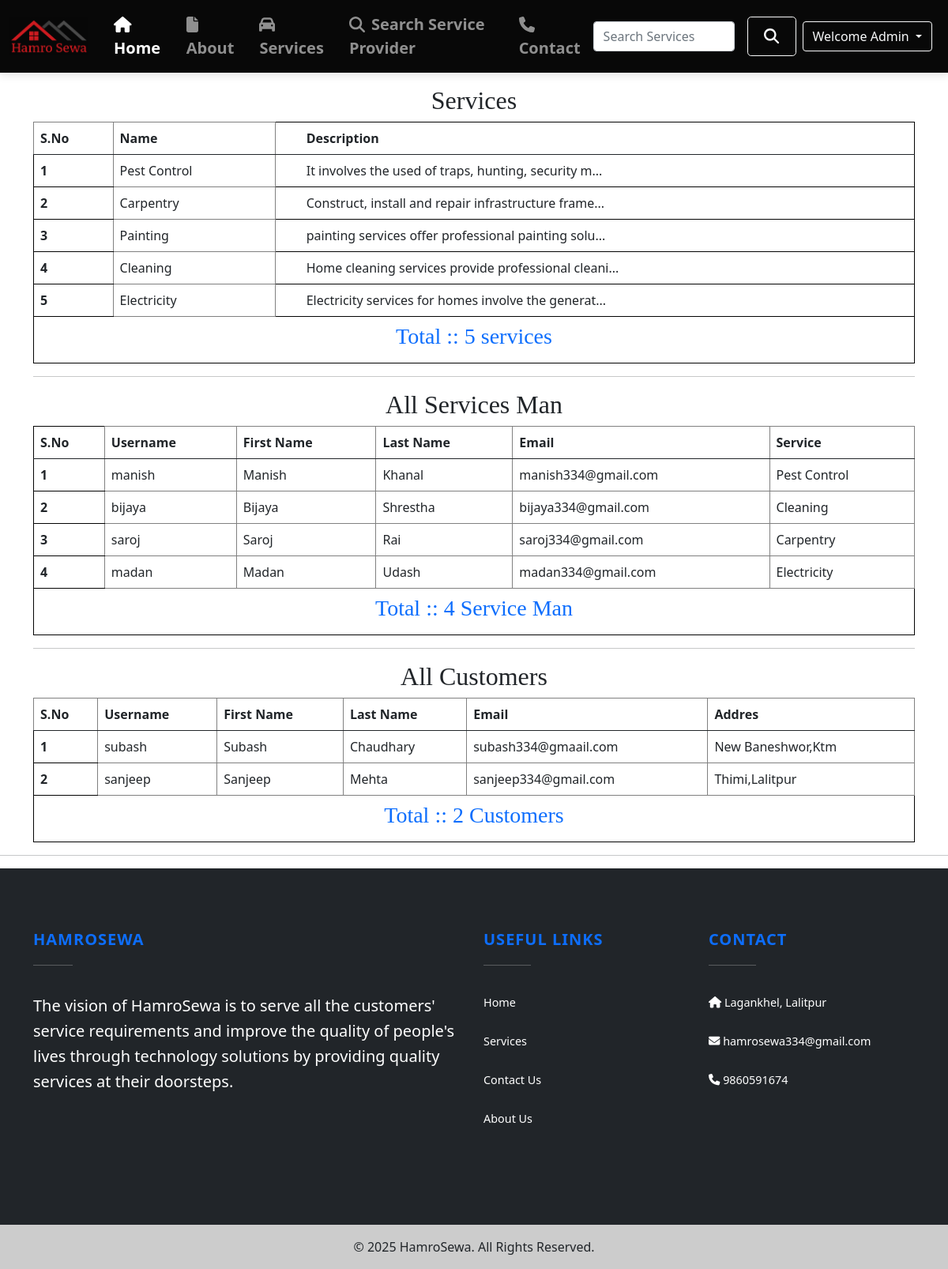
Screenshot of /admin_home/ (signed in) with the database file from the repository.
### home/models.py (models this page shows, shortened)
class Service(models.Model):
    service_id = models.AutoField(primary_key=True)
    service_name = models.CharField(max_length=50)
    service_desc = models.TextField()
    image = models.FileField(null=True)
    pub_date = models.DateField(auto_now_add=True)
    def __str__(self):
        return self.service_name

class Service_Man(models.Model):
    status = models.ForeignKey(Status, on_delete=models.CASCADE, null=True)
    city = models.ForeignKey(City, on_delete=models.CASCADE, null=True, blank=True)
    user = models.ForeignKey(User, on_delete=models.CASCADE, null=True)
    phone = models.CharField(max_length=20, null=True)
    image = models.ImageField(upload_to='service_man/', null=True)
    cert = models.FileField(upload_to='service_man/', null=True, default='service_man/certificate.png')
    address = models.CharField(max_length=100, null=True)
    service = models.ForeignKey(Service, on_delete=CASCADE, null=True, blank=True)
    experience = models.IntegerField(default=0)
    date_joined = models.DateField(auto_now_add=True)

class Customer(models.Model):
    user = models.ForeignKey(User, on_delete=models.CASCADE, null=True)
    phone = models.CharField(max_length=20, null=True)
    address = models.CharField(max_length=100, null=True)
    image = models.ImageField(upload_to='customer/', null=True)
    date_joined = models.DateField(auto_now_add=True)

### home/views.py (the view)
# urls.py: path('admin_home/', views.admin_home, name= 'admin_home'),
@login_required(login_url='login')
def admin_home(request):
    if request.user.is_staff:
        services = Service.objects.all()
        users = Service_Man.objects.all()
        customers = Customer.objects.all()
        total_services = services.count()
        total_users = users.count()
        total_customers = customers.count()
        context = {'services': services, 'users': users, 'customers': customers,
                   'total_services': total_services, 'total_users': total_users, 'total_customers': total_customers}
        return render(request, 'admin_home.html', context)
    else:
        return redirect('error')

### templates/admin_home.html (shortened to what this page needs)
{% extends 'base.html' %}
{% load static %}
{% block body%}
<div class="container mt-3">
    <div>
        <h2 class="text-center"><a href="/" class="text-dark"> Services</a></h2>
        <table class="table table-hover">
            <thead>
                <tr>
                    <th scope="col" class="col">S.No</th>
                    <th scope="col" class="col">Name</th>
                    <td></td>
                    <th scope="col">Description</th>
                </tr>
            </thead>
            <tbody>
                {% for i in services %}
                <tr>
                    <th scope="row">{{forloop.counter}}</th>
                    <td class="col">{{i.service_name}}</td>
                    <td></td>
                    <td>{{i.service_desc|slice:'0:50'}}...</td>
                </tr>
                {% endfor %}
                <tr>
                    <td scope="row" class="text-center" colspan="4"><h3 class="text-primary">Total :: {{total_services}} services</h3></td>
                </tr>
            </tbody>
        </table>
    </div>
    <hr>
    <div>
        <h2 class="text-center"><a href="/" class="text-dark">All Services Man</a></h2>
        <table class="table table-hover">
            <thead>
                <tr>
                    <th scope="col">S.No</th>
                    <th scope="col" class="col">Username</th>
                    <th scope="col" class="col">First Name</th>
                    <th scope="col" class="col">Last Name</th>
                    <th scope="col" class="col">Email</th>
                    <th scope="col" class="col">Service</th>
                </tr>
            </thead>
            <tbody>
                {% for i in users %}
                <tr>
                    <th scope="row">{{forloop.counter}}</th>
                    <td class="col">{{i.user.username}}</td>
                    <td class="col">{{i.user.first_name}}</td>
                    <td class="col">{{i.user.last_name}}</td>
                    <td class="col">{{i.user.email}}</td>
                    <td class="col">{{i.service}}</td>
                </tr>
                {% endfor %}
                <tr>
                    <td scope="row" class="text-center " colspan="6"><h3 class="text-primary">Total :: {{total_users}} Service Man</h3></td>
                </tr>
            </tbody>
        </table>
    </div>
<hr>
    <div>
        <h2 class="text-center"><a href="/" class="text-dark"> All Customers</a></h2>
        <table class="table table-hover">
            <thead>
                <tr>
                    <th scope="col" class="col">S.No</th>
                    <th scope="col" class="col">Username</th>
                    <th scope="col" class="col">First Name</th>
                    <th scope="col" class="col">Last Name</th>
                    <th scope="col" class="col">Email</th>
                    <th scope="col" class="col">Addres</th>
                </tr>
            </thead>
            <tbody>
                {% for i in customers %}
                <tr>
                    <th scope="row">{{forloop.counter}}</th>
                    <td class="col">{{i.user.username}}</td>
                    <td class="col">{{i.user.first_name}}</td>
                    <td class="col">{{i.user.last_name}}</td>
                    <td class="col">{{i.user.email}}</td>
                    <td class="col">{{i.address}}</td>
                </tr>
                {% endfor %}
                <tr>
                    <td scope="row" class="text-center " colspan="6"><h3 class="text-primary">Total :: {{total_customers}} Customers</h3></td>
                </tr>
            </tbody>
        </table>
    </div>
</div>
<hr>
{% endblock body %}

### templates/base.html (shortened to what this page needs)
{% load static %}
<!DOCTYPE html>
<html lang="en">
<head>
    <link rel="stylesheet" href="https://cdnjs.cloudflare.com/ajax/libs/jquery-confirm/3.3.2/jquery-confirm.min.css">
    <link href="https://cdn.jsdelivr.net/npm/bootstrap@5.0.1/dist/css/bootstrap.min.css" rel="stylesheet"
>
    <link rel="stylesheet" href="https://cdnjs.cloudflare.com/ajax/libs/font-awesome/4.7.0/css/font-awesome.min.css">
    <link rel="stylesheet" href="https://stackpath.bootstrapcdn.com/font-awesome/4.7.0/css/font-awesome.min.css">
<link rel="stylesheet" href="https://cdnjs.cloudflare.com/ajax/libs/font-awesome/6.4.0/css/all.min.css"
integrity="sha512-iecdLmaskl7CVkqkXNQ/ZH/XLlvWZOJyj7Yy7tcenmpD1ypASozpmT/E0iPtmFIB46ZmdtAc9eNBvH0H/ZpiBw=="
crossorigin="anonymous" />
    <link rel="stylesheet" href="{% static '/css/style.css' %}">
</head>
<body>
<nav class="navbar navbar-expand-lg navbar-dark" style="background-color: #080808; box-shadow: 0 4px 10px rgba(0,0,0,0.1);">
    <div class="container-fluid">
        <a class="navbar-brand" href="/"><img src="{% static 'img/logo11.png' %}" style="width: 100px;" /></a>
        <div class="collapse navbar-collapse" id="navbarSupportedContent">
            <ul class="navbar-nav me-auto mb-2 mb-lg-0" style="font-weight: 600;">
                <li class="nav-item mx-2">
                    <a class="nav-link active fs-5" aria-current="page" href="/">
                        <i class="fa fa-home" style="padding-right: 8px;"></i>Home
                    </a>
                </li>
                <li class="nav-item mx-2">
                    <a class="nav-link fs-5" href="/about">
                        <i class="fa fa-file" style="padding-right: 8px;"></i>About
                    </a>
                </li>
                <li class="nav-item mx-2">
                    <a class="nav-link fs-5" href="/services">
                        <i class="fa fa-car" style="padding-right: 8px;"></i>Services
                    </a>
                </li>
                <li class="nav-item mx-2">
                    <a class="nav-link fs-5" href="{% url 'search_user' %}">
                        <i class="fa fa-search" style="padding-right: 8px;"></i>Search Service Provider
                    </a>
                </li>
                <li class="nav-item mx-2">
                    <a class="nav-link fs-5" href="/contact">
                        <i class="fa fa-phone" style="padding-right: 8px;"></i>Contact
                    </a>
                </li>
            </ul>
            <form class="d-flex align-items-center" action="/search" method="GET">
                <input class="form-control me-3" type="search" name="search" id="search"
                       placeholder="Search Services" aria-label="Search" required>
                <button class="btn btn-outline-light btn-lg" type="submit" style="font-size: 1.2rem; padding: 10px 20px;">
                    <i class="fa fa-search"></i>
                </button>
            </form>
            <div class="m-2">
                {% if user.is_authenticated %}
                <span class="dropdown">
                    <button class="btn btn-outline-light dropdown-toggle" type="button" id="userid"
                        data-bs-toggle="dropdown" aria-expanded="false">
                        Welcome {{request.user}}
                    </button>
                </span>
                {% endif %}
            </div>
        </div>
    </div>
</nav>
    {% block body %}{% endblock body %}
<footer class="text-white bg-dark">
    <div class="container py-5">
        <div class="row">
            <div class="col-lg-6 col-md-12 mb-4">
                <h5 class="text-uppercase fw-bold text-primary">HamroSewa</h5>
                <hr class="mb-4 mt-0 d-inline-block mx-auto" style="width: 50px; background-color: #fff;" />
                <p class="lead fs-bold">
                    The vision of HamroSewa is to serve all the customers' service requirements and improve the
                    quality of
                    people's lives through technology solutions by providing quality services at their
                    doorsteps.
                </p>
            </div>
            <div class="col-lg-3 col-md-6 mb-4">
                <h5 class="text-uppercase fw-bold text-primary">Useful links</h5>
                <hr class="mb-4 mt-0 d-inline-block mx-auto" style="width: 60px; background-color: #fff;" />
                <p>
                    <a href="#!" class="text-white text-decoration-none">Home</a>
                </p>
                <p>
                    <a href="/services/" class="text-white text-decoration-none">Services</a>
                </p>
                <p>
                    <a href="/contact/" class="text-white text-decoration-none">Contact Us</a>
                </p>
                <p>
                    <a href="/about/" class="text-white text-decoration-none">About Us</a>
                </p>
            </div>
            <div class="col-lg-3 col-md-6 mb-4">
                <h5 class="text-uppercase fw-bold text-primary">Contact</h5>
                <hr class="mb-4 mt-0 d-inline-block mx-auto" style="width: 60px; background-color: #fff;" />
                <p><i class="fa fa-home mr-3"></i>
                    <a href="https://www.google.com/maps?q=Lagankhel,+Lalitpur" target="_blank" class="text-white text-decoration-none">Lagankhel, Lalitpur</a>
                </p>
                <p><i class="fa fa-envelope mr-3"></i>
                    <a href="mailto:gharsewaadmin@gmail.com" class="text-white text-decoration-none">hamrosewa334@gmail.com</a>
                </p>
                <p><i class="fa fa-phone mr-3"></i>
                    <a href="tel:9860591674" class="text-white text-decoration-none">9860591674</a>
                </p>
            </div>
        </div>
    </div>
</footer>
<div class="text-center p-3" style="background-color: rgba(0, 0, 0, 0.2);">
    <p class="mb-0">© 2025 HamroSewa. All Rights Reserved.</p>
</div>
</body>
</html>

### static/css/style.css (style rules this page uses)
:root { --font1: "Montserrat"; --font2: "Roboto Slab"; --color1: #708ce7; }
* { box-sizing: border-box; margin: 0; padding: 0; }
html { scroll-behavior: smooth; }
body { overflow-x: hidden; line-height: 1.5; }
img { display: block; }
.row { justify-content: space-between; }

### templates/base.html (style rules this page uses)
a { text-decoration: none; }
footer { background-color: #1c2331; color: white; padding-top: 30px; padding-bottom: 30px; }
footer h5 { font-size: 1.25rem; font-weight: 700; letter-spacing: 1px; margin-bottom: 20px; }
footer hr { width: 100px; background-color: #7c4dff; height: 2px; margin: 10px 0; }
footer p, footer a { font-size: 0.9rem; line-height: 1.6; }
footer p { padding: 5px 0; }

### templates/admin_home.html (style rules this page uses)
a { text-decoration: none; }
.table { border: 1px solid rgb(3, 3, 3); border-radius: 20px; }
.col { border: 1px solid grey; }
h2, h3 { font-family: cursive; }

### rows the page displays
Service: service_name "Pest Control", service_desc "It involves the used of traps, hunting, security m"
Service: service_name "Carpentry", service_desc "Construct, install and repair infrastructure frame"
Service: service_name "Painting", service_desc "painting services offer professional painting solu"
Service: service_name "Cleaning", service_desc "Home cleaning services provide professional cleani"
Service: service_name "Electricity", service_desc "Electricity services for homes involve the generat"
Service_Man: user.username "manish", user.first_name "Manish", user.last_name "Khanal", user.email "manish334@gmail.com", service "Pest Control"
Service_Man: user.username "bijaya", user.first_name "Bijaya", user.last_name "Shrestha", user.email "bijaya334@gmail.com", service "Cleaning"
Service_Man: user.username "saroj", user.first_name "Saroj", user.last_name "Rai", user.email "saroj334@gmail.com", service "Carpentry"
Service_Man: user.username "madan", user.first_name "Madan", user.last_name "Udash", user.email "madan334@gmail.com", service "Electricity"
Customer: user.username "subash", user.first_name "Subash", user.last_name "Chaudhary", user.email "subash334@gmaail.com", address "New Baneshwor,Ktm"
Customer: user.username "sanjeep", user.first_name "Sanjeep", user.last_name "Mehta", user.email "sanjeep334@gmail.com", address "Thimi,Lalitpur"

### other values shown
{{ request.user }} "Admin"
{{ total_services }} "5"
{{ total_users }} "4"
{{ total_customers }} "2"
